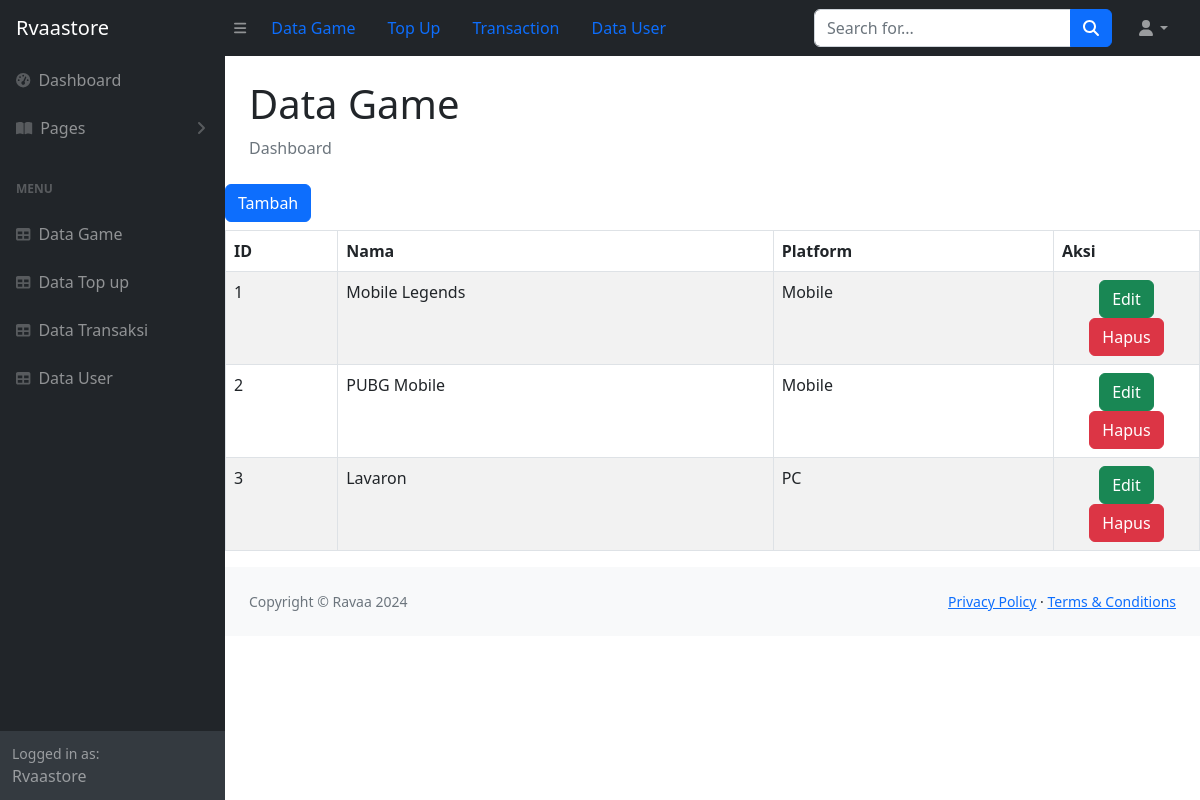
/nyoba/game.php, run on the app's committed database.
### tables this page shows
CREATE TABLE `games` (
  `id` int(11) NOT NULL,
  `name` varchar(100) NOT NULL,
  `platform` varchar(50) NOT NULL
);

### nyoba/config/controller.php (called while the page is built, shortened)
<?php
function select($query){
    global $db;
    $result = mysqli_query($db, $query);
    while ($row = mysqli_fetch_assoc($result)){
        $rows[] = $row;
    }
    return $rows;
}

### nyoba/game.php (the view)
<?php
include 'layouts/header.php';
$data_game = select("SELECT * FROM games");
?>
            <div id="layoutSidenav_content">
                <main>
                    <div class="container-fluid px-4">
                        <h1 class="mt-4">Data Game</h1>
                        <ol class="breadcrumb mb-4">
                            <li class="breadcrumb-item active">Dashboard</li>
                        </ol>
                    </div>
                    <a href="create_game.php" class ="btn btn-primary mb-2">Tambah</a>
                    <table class="table table-bordered table-striped">
                        <thead>
                            <tr>
                                <th>ID</th>
                                <th>Nama</th>
                                <th>Platform</th>
                                <th>Aksi</th>
                            </tr>
                        </thead>
                        <tbody>
                            <?php $id = 1;?>
                            <?php foreach($data_game as $game) : ?>
                            <tr>
                                <td><?= $id++;?></td>
                                <td><?= $game['name'];?></td>
                                <td><?= $game['platform'];?></td>
                                <td width="15%" class="text-center">
                                    <a href="ubah_game.php?id=<?= $game['id']; ?>" class="btn btn-success">Edit</a>
                                    <a href="hapus_game.php?id=<?= $game['id']; ?>" onclick="return confirm('Yakin data akan dihapus ?')" class="btn btn-danger">Hapus</a>
                                </td>
                            </tr>
                            <?php endforeach;?>
                        </tbody>
                      </table>
                      <main>
<?php
include 'layouts/footer.php';
?>

### data on the page
games: name "Mobile Legends", platform "Mobile"
games: name "PUBG Mobile", platform "Mobile"
games: name "Lavaron", platform "PC"
